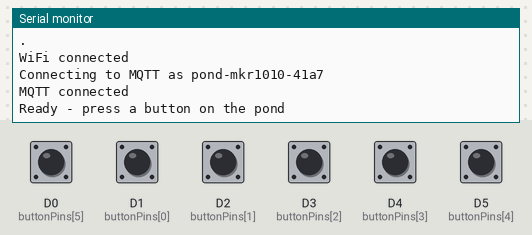
Bench run of a sketch on a simulated Arduino MKR. Parts: the last lines printed to the serial monitor. The test bench sets the inputs (shaded band); at power-on: D0 (buttonPins[5]), D1 (buttonPins[0]), D2 (buttonPins[1]), D3 (buttonPins[2]), D4 (buttonPins[3]), D5 (buttonPins[4]) HIGH. WiFi joins after 1.5 s; servers stay silent unless stated; random numbers use the default seed unless the sketch sets one; no MQTT or app messages arrive unless stated; not simulated (calls return 0 or success): arduino_secrets.h.

Above: at 7.7 s.
7.8 s: D0 (buttonPins[5]) pulled LOW for 0.15 s
At 8.3 s:
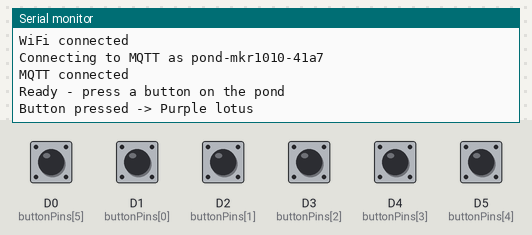
9.4 s: D1 (buttonPins[0]) pulled LOW for 0.15 s
At 10.6 s:
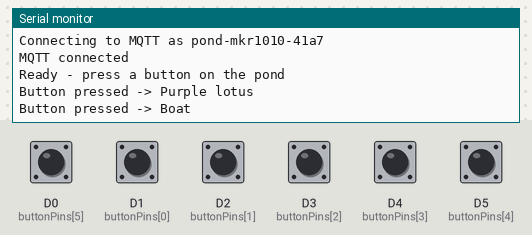
11.0 s: D2 (buttonPins[1]) pulled LOW for 0.15 s
At 11.9 s:
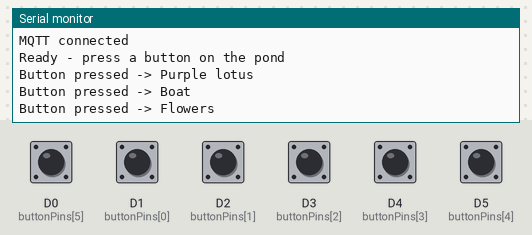
12.6 s: D3 (buttonPins[2]) pulled LOW for 0.15 s
At 13.2 s:
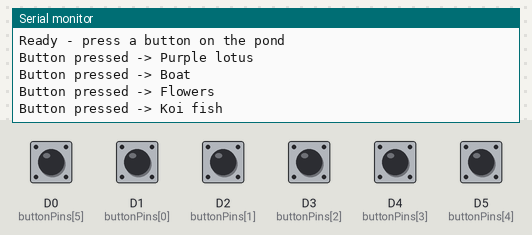
14.2 s: D4 (buttonPins[3]) pulled LOW for 0.15 s
At 15.4 s:
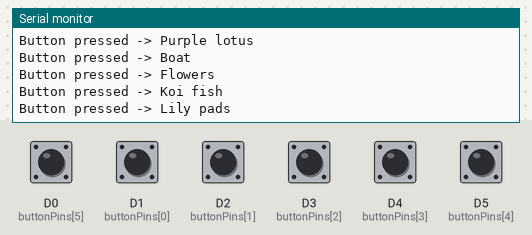
15.8 s: D5 (buttonPins[4]) pulled LOW for 0.15 s
At 16.7 s:
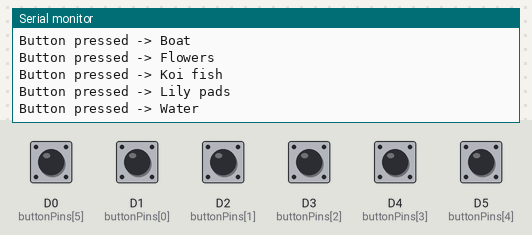

The sketch:

v4_pond_controller.ino
```cpp
/*
  Vespera Pond Controller - v4 (Iteration 2)
  CASA0014 Connected Environments, UCL - Arduino MKR WiFi 1010

  Six push buttons hidden under a paper pond scene. Each button sends a
  different light pattern to the Vespera installation over MQTT.

    Button 1 (pin 1)  Boat          moving yellow / blue stripes
    Button 2 (pin 2)  Flowers       pink / green
    Button 3 (pin 3)  Koi fish      orange with cream patches
    Button 4 (pin 4)  Lily pads     dark / pastel green columns
    Button 5 (pin 5)  Water         dark / light blue columns (start-up state)
    Button 6 (pin 0)  Purple lotus  dark / light purple columns

  Changes from v3: 6th button, two-tone column colours, cream koi, 100 ms frames.

  Vespera: topic student/CASA0014/luminaire/<lightId>
           12 columns x 6 rows = 72 LEDs, numbered down each column
           payload = 72 x RGB = 216 bytes, whole light sent each time
  Wiring:  each button between its pin and GND (diagonal legs), INPUT_PULLUP
           pin 6 avoided - it is wired to the MKR1010's built-in LED
  Secrets: arduino_secrets.h is not in the repo - see README
  AI use:  see README
*/

#include <SPI.h>
#include <WiFiNINA.h>
#include <PubSubClient.h>
#include "arduino_secrets.h"

const char* mqtt_server = "mqtt.cetools.org";
const int   mqtt_port   = 1884;
String lightId = "15";
String mqtt_topic = "student/CASA0014/luminaire/" + lightId;

const int num_leds = 72;
const int payload_size = num_leds * 3;
byte RGBpayload[payload_size];
byte lastSent[payload_size];
bool forceSend = true;

WiFiClient wifiClient;
PubSubClient client(wifiClient);

const int NUM_BUTTONS = 6;
const int buttonPins[NUM_BUTTONS] = {1, 2, 3, 4, 5, 0};
enum Mode { BOAT, FLOWERS, FISH, LILYPADS, WATER, PURPLE_LOTUS };
const char* modeNames[NUM_BUTTONS] = {"Boat", "Flowers", "Koi fish", "Lily pads", "Water", "Purple lotus"};

const unsigned long DEBOUNCE_MS = 30;
int lastReading[NUM_BUTTONS];
int stableState[NUM_BUTTONS];
unsigned long lastChange[NUM_BUTTONS];

const unsigned long FRAME_MS = 100;
unsigned long lastFrameTime = 0;
unsigned long frame = 0;
int currentMode = WATER;

void setup() {
  Serial.begin(115200);
  unsigned long t0 = millis();
  while (!Serial && millis() - t0 < 3000) { }

  for (int i = 0; i < NUM_BUTTONS; i++) {
    pinMode(buttonPins[i], INPUT_PULLUP);
    lastReading[i] = HIGH;
    stableState[i] = HIGH;
    lastChange[i] = 0;
  }

  startWifi();
  client.setServer(mqtt_server, mqtt_port);
  client.setBufferSize(512);
  reconnectMQTT();

  Serial.println("Ready - press a button on the pond");
}

void loop() {
  if (WiFi.status() != WL_CONNECTED) startWifi();
  if (!client.connected()) reconnectMQTT();
  client.loop();

  checkButtons();

  // Non-blocking frame timer, so buttons stay responsive while animating
  if (millis() - lastFrameTime >= FRAME_MS) {
    lastFrameTime = millis();
    drawCurrentMode();
    publishIfChanged();
    frame++;
  }
}

void checkButtons() {
  for (int i = 0; i < NUM_BUTTONS; i++) {
    int reading = digitalRead(buttonPins[i]);
    if (reading != lastReading[i]) {
      lastChange[i] = millis();
      lastReading[i] = reading;
    }
    // Debounce: accept a change only once it has been stable for DEBOUNCE_MS
    if (millis() - lastChange[i] > DEBOUNCE_MS && reading != stableState[i]) {
      stableState[i] = reading;
      if (stableState[i] == LOW) selectMode(i);
    }
  }
}

void selectMode(int mode) {
  currentMode = mode;
  frame = 0;
  Serial.print("Button pressed -> ");
  Serial.println(modeNames[mode]);
}

void drawCurrentMode() {
  switch (currentMode) {
    case BOAT:         drawBoat();        break;
    case FLOWERS:      drawFlowers();     break;
    case FISH:         drawFish();        break;
    case LILYPADS:     drawLilyPads();    break;
    case WATER:        drawWater();       break;
    case PURPLE_LOTUS: drawPurpleLotus(); break;
  }
}

// Stripes one column (6 LEDs) wide, shifted one LED each frame
void drawBoat() {
  const int stripeWidth = 6;
  for (int i = 0; i < num_leds; i++) {
    int band = ((i + frame) / stripeWidth) % 2;
    if (band == 0) setPixel(i, 255, 190, 0);
    else           setPixel(i, 0, 70, 255);
  }
}

void drawFlowers() {
  for (int i = 0; i < num_leds; i++) {
    if ((i / 4) % 2 == 0) setPixel(i, 255, 60, 150);
    else                  setPixel(i, 40, 180, 60);
  }
}

void drawFish() {
  for (int i = 0; i < num_leds; i++) {
    if (i % 12 < 3) setPixel(i, 255, 230, 180);
    else            setPixel(i, 255, 100, 20);
  }
}

void drawLilyPads() {
  for (int i = 0; i < num_leds; i++) {
    if (colOf(i) % 2 == 0) setPixel(i, 40, 160, 70);
    else                   setPixel(i, 120, 220, 140);
  }
}

void drawWater() {
  for (int i = 0; i < num_leds; i++) {
    if (colOf(i) % 2 == 0) setPixel(i, 0, 30, 120);
    else                   setPixel(i, 80, 180, 255);
  }
}

void drawPurpleLotus() {
  for (int i = 0; i < num_leds; i++) {
    if (colOf(i) % 2 == 0) setPixel(i, 90, 0, 160);
    else                   setPixel(i, 200, 140, 255);
  }
}

// LEDs are numbered down each column: 0-5 = column 0, 6-11 = column 1, ...
int colOf(int i) { return i / 6; }

void setPixel(int pixel, byte r, byte g, byte b) {
  if (pixel < 0 || pixel >= num_leds) return;
  RGBpayload[pixel * 3 + 0] = r;
  RGBpayload[pixel * 3 + 1] = g;
  RGBpayload[pixel * 3 + 2] = b;
}

// Publish only when the frame has changed, so static patterns are sent once
void publishIfChanged() {
  if (!client.connected()) return;
  if (!forceSend && memcmp(RGBpayload, lastSent, payload_size) == 0) return;
  if (client.publish(mqtt_topic.c_str(), RGBpayload, payload_size)) {
    memcpy(lastSent, RGBpayload, payload_size);
    forceSend = false;
  } else {
    Serial.println("Publish failed");
  }
}

void startWifi() {
  Serial.print("Connecting to WiFi: ");
  Serial.println(SECRET_SSID);
  while (WiFi.status() != WL_CONNECTED) {
    WiFi.begin(SECRET_SSID, SECRET_PASS);
    delay(5000);
    Serial.print(".");
  }
  Serial.println("\nWiFi connected");
}

void reconnectMQTT() {
  while (!client.connected()) {
    String clientId = "pond-mkr1010-" + String(random(0xffff), HEX);
    Serial.print("Connecting to MQTT as ");
    Serial.println(clientId);
    if (client.connect(clientId.c_str(), SECRET_MQTTUSER, SECRET_MQTTPASS)) {
      Serial.println("MQTT connected");
      forceSend = true;
    } else {
      Serial.print("MQTT failed, rc=");
      Serial.print(client.state());
      Serial.println(" - retrying in 5 s");
      delay(5000);
    }
  }
}
```

Measured:
- after the input at 7.8 s, the serial monitor: prints a new line at once (image 1)
- after the input at 9.4 s, the serial monitor: prints a new line at once (image 2)
- after the input at 11.0 s, the serial monitor: prints a new line at once (image 3)
- after the input at 12.6 s, the serial monitor: prints a new line at once (image 4)
- after the input at 14.2 s, the serial monitor: prints a new line at once (image 5)
- after the input at 15.8 s, the serial monitor: prints a new line at once (image 6)
